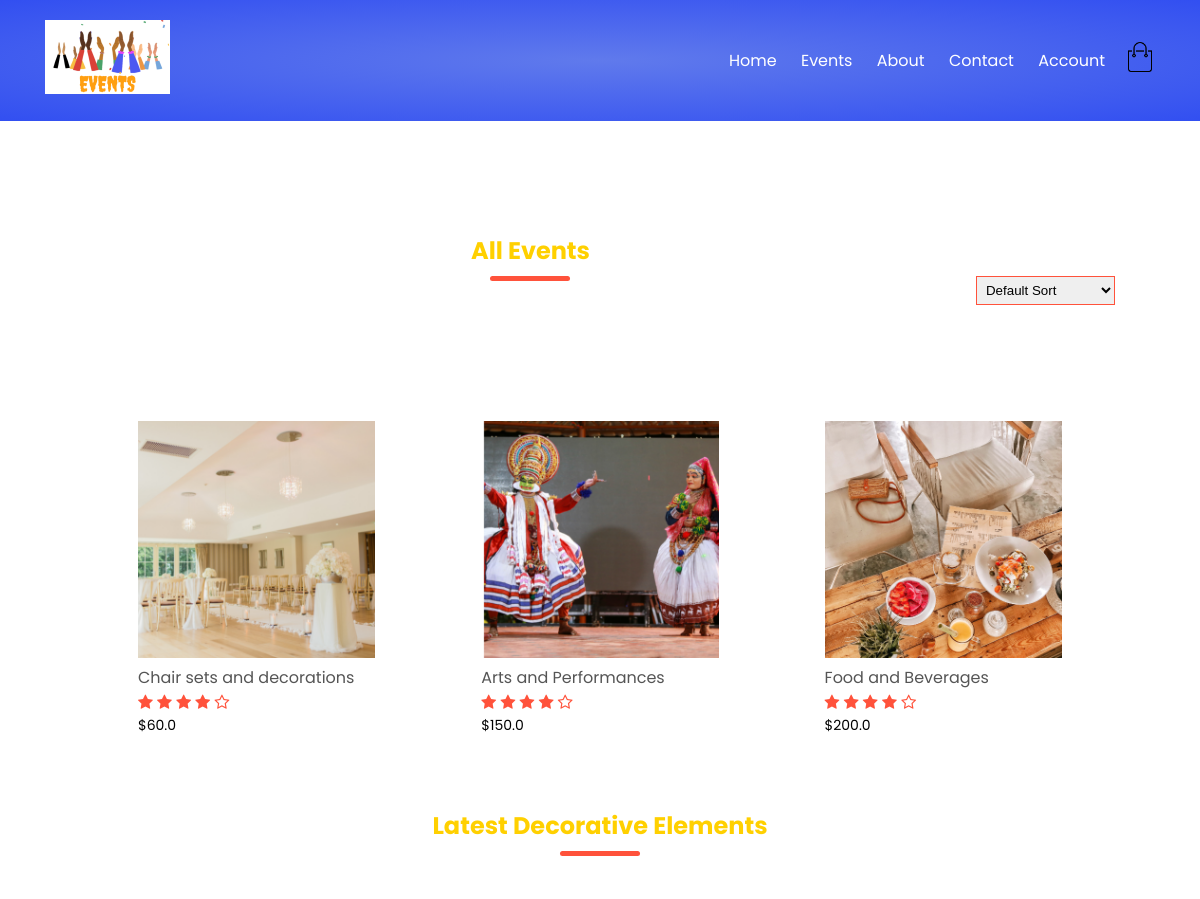
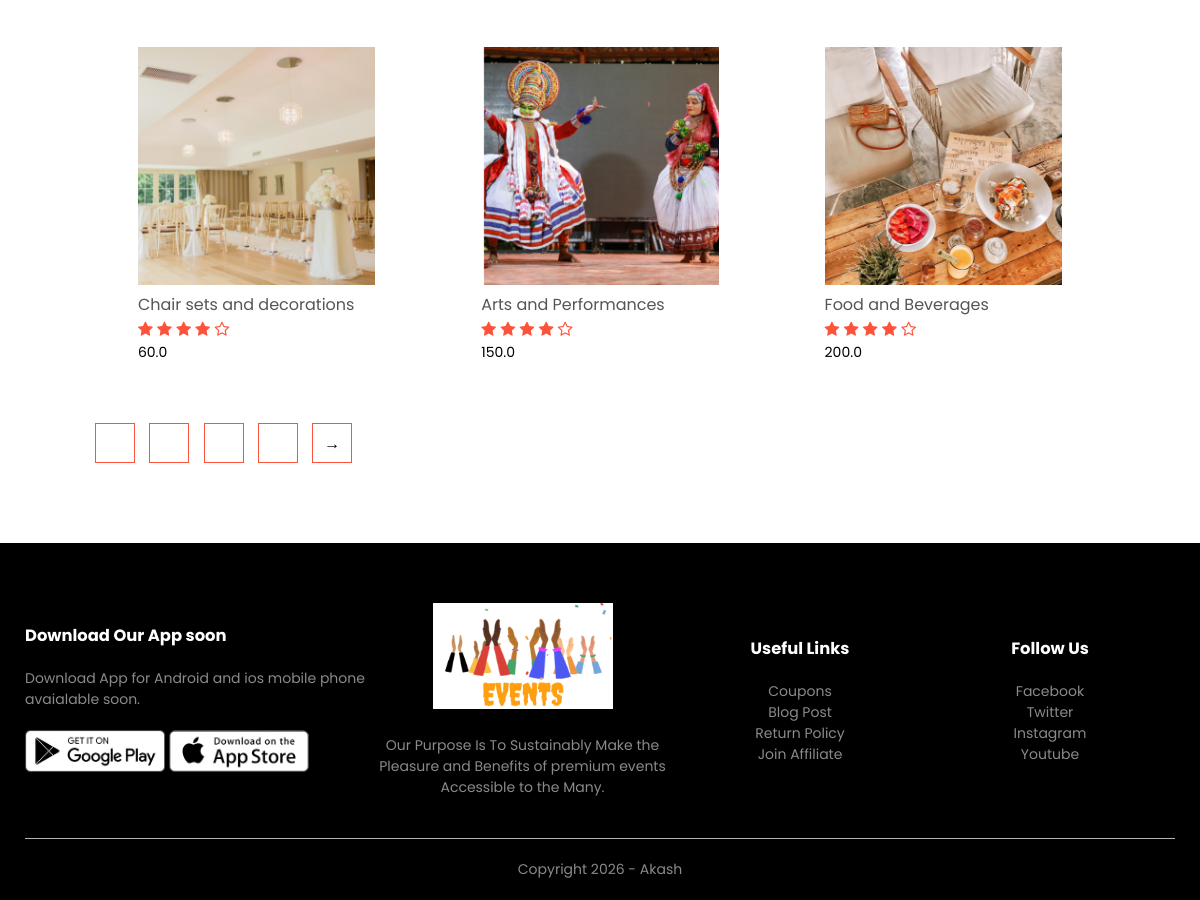
The app's page /eventlist?page=3 with its own data (2 pictures, top to bottom).
### events/models.py (models this page shows, shortened)
class Event(models.Model):
    LIVE=1
    DELETE=0
    DELETE_CHOICES=((LIVE,'Live'),(DELETE,'Delete'))
    title=models.CharField(max_length=200)
    quote=models.FloatField()
    description=models.TextField()
    image=models.ImageField(upload_to='media/')
    priority=models.IntegerField(default=0)
    create_at=models.DateTimeField(auto_now_add=True)
    updated_at=models.DateTimeField(auto_now=True)

### events/views.py (the view)
# urls.py: path('eventlist',views.eventlist,name='eventlist'),
def eventlist(request):
    page=1
    if request.GET:
        page=request.GET.get('page',1)
    events_list=Event.objects.order_by('priority')
    events_paginator=Paginator(events_list,3)
    events_list=events_paginator.get_page(page)
    context={'events': events_list}
    return render(request,'eventlayout.html', context)

### events/templatetags/chunks.py (called while the page is built)
@register.filter(name='chunks')
def chunks(list_data,chunk_size):
    chunk=[]
    i=0
    for data in list_data:
        chunk.append(data)
        i=i+1
        if i == chunk_size:
            yield chunk
            i=0
            chunk=[]
    yield chunk

### templates/eventlayout.html
{% extends 'blanklayout.html' %}
{% block content %}
{% include 'eventelement.html' %}
{% endblock content %}

### templates/eventelement.html (shortened to what this page needs)
{% load static %}
{% load chunks %}
{% load decchunks %}
    <div class="small-container">
        <div class="row row-2">
            <h2 class="title">All Events</h2>
            <select>
                <option>Default Sort</option>
            </select>
        </div>
        {% for event_chunks in events|chunks:4 %}
        <div class="row">
            {% for event in event_chunks %}
            <div class="col-4">
                <a href="{% url 'eventdetails' event.id %}"><img src="{{ event.image.url }}"></a>
                <h4>{{ event.title }}</h4>
                <div class="rating">
                    <i class="fa fa-star"></i>
                    <i class="fa fa-star"></i>
                    <i class="fa fa-star"></i>
                    <i class="fa fa-star"></i>
                    <i class="fa fa-star-o"></i>
                </div>
                <p class="price">${{ event.quote }}</p>
            </div>
            {% endfor %}
        </div>
        {% endfor %}
        <h2 class="title">Latest Decorative Elements</h2>
        {% for decelement_chunks in events|chunks:4 %}
        <div class="row">
            {% for dec in decelement_chunks %}
            <div class="col-4">
                <img src="{{ dec.image.url }}">
                <h4>{{ dec.title }}</h4>
                <div class="rating">
                    <i class="fa fa-star"></i>
                    <i class="fa fa-star"></i>
                    <i class="fa fa-star"></i>
                    <i class="fa fa-star"></i>
                    <i class="fa fa-star-o"></i>
                </div>
                <p class="price">{{ dec.quote }}</p>
            </div>
            {% endfor %}
        </div>
        {% endfor %}
        <div class="page-btn">
            <a href="?page=1"><span>1</span></a>
            <a href="?page=2"><span>2</span></a>
            <a href="?page=3"><span>3</span></a>
            <a href="?page=4"><span>4</span></a>
            <span>&#8594;</span>
        </div>
    </div>

### static/css/style.css (style rules this page uses)
* { margin: 0; padding: 0; box-sizing: border-box; }
body { font-family: 'Poppins', sans-serif; }
a { text-decoration: none; color: #ffffff; }
p { color: #f1f50b; }
.row { display: flex; align-items: center; flex-wrap: wrap; justify-content: space-around; }
.small-container { max-width: 1080px; margin: auto; padding-left: 25px; padding-right: 25px; }
.col-4 { flex-basis: 25%; padding: 10px; min-width: 200px; margin-bottom: 50px; transition: transform 0.5s; }
.col-4 img { width: 100%; }
.price { color: #000000; }
.title { text-align: center; margin: 0 auto 80px; position: relative; line-height: 60px; color: #ffd000; }
.title::after { content: ''; background: #ff523b; width: 80px; height: 5px; border-radius: 5px; position: absolute; bottom: 0; left: 50%; transform: translateX(-50%); }
h4 { color: #555; font-weight: normal; }
.col-4 p { font-size: 14px; }
.rating .fa { color: #ff523b; }
.row-2 { justify-content: space-between; margin: 100px auto 50px; }
select { border: 1px solid #ff523b; padding: 5px; }
.page-btn { margin: 0 auto 80px; }
.page-btn span { display: inline-block; border: 1px solid #ff523b; margin-left: 10px; width: 40px; height: 40px; text-align: center; line-height: 40px; cursor: pointer; }

### records on screen
Event: image (picture), title "Chair sets and decorations", quote "60.0"
Event: image (picture), title "Arts and Performances", quote "150.0"
Event: image (picture), title "Food and Beverages", quote "200.0"
